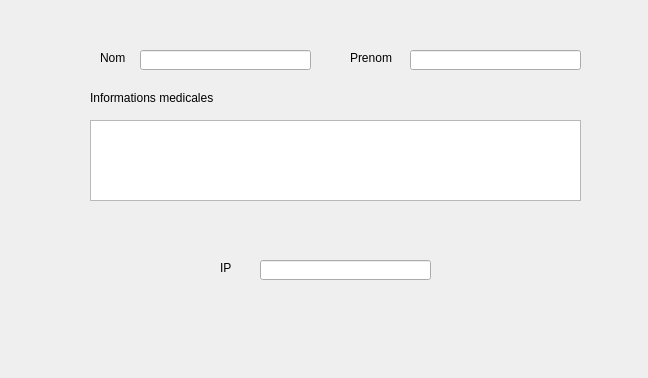
<?xml version="1.0" encoding="UTF-8"?>
<ui version="4.0">
 <class>addClient</class>
 <widget class="QDialog" name="addClient">
  <property name="geometry">
   <rect>
    <x>0</x>
    <y>0</y>
    <width>648</width>
    <height>378</height>
   </rect>
  </property>
  <property name="windowTitle">
   <string>Dialog</string>
  </property>
  <widget class="QLabel" name="label">
   <property name="geometry">
    <rect>
     <x>100</x>
     <y>50</y>
     <width>60</width>
     <height>16</height>
    </rect>
   </property>
   <property name="text">
    <string>Nom</string>
   </property>
  </widget>
  <widget class="QLabel" name="label_3">
   <property name="geometry">
    <rect>
     <x>90</x>
     <y>90</y>
     <width>181</width>
     <height>16</height>
    </rect>
   </property>
   <property name="text">
    <string>Informations medicales</string>
   </property>
  </widget>
  <widget class="QLineEdit" name="lineEdit">
   <property name="geometry">
    <rect>
     <x>140</x>
     <y>50</y>
     <width>171</width>
     <height>20</height>
    </rect>
   </property>
  </widget>
  <widget class="QLineEdit" name="lineEdit_2">
   <property name="geometry">
    <rect>
     <x>410</x>
     <y>50</y>
     <width>171</width>
     <height>20</height>
    </rect>
   </property>
   <property name="text">
    <string/>
   </property>
  </widget>
  <widget class="QLabel" name="label_2">
   <property name="geometry">
    <rect>
     <x>350</x>
     <y>50</y>
     <width>60</width>
     <height>16</height>
    </rect>
   </property>
   <property name="text">
    <string>Prenom</string>
   </property>
  </widget>
  <widget class="QTextEdit" name="textEdit">
   <property name="geometry">
    <rect>
     <x>90</x>
     <y>120</y>
     <width>491</width>
     <height>81</height>
    </rect>
   </property>
  </widget>
  <widget class="QLineEdit" name="lineEdit_3">
   <property name="geometry">
    <rect>
     <x>260</x>
     <y>260</y>
     <width>171</width>
     <height>20</height>
    </rect>
   </property>
  </widget>
  <widget class="QLabel" name="label_4">
   <property name="geometry">
    <rect>
     <x>220</x>
     <y>260</y>
     <width>60</width>
     <height>16</height>
    </rect>
   </property>
   <property name="text">
    <string>IP</string>
   </property>
  </widget>
 </widget>
 <resources/>
 <connections/>
</ui>
